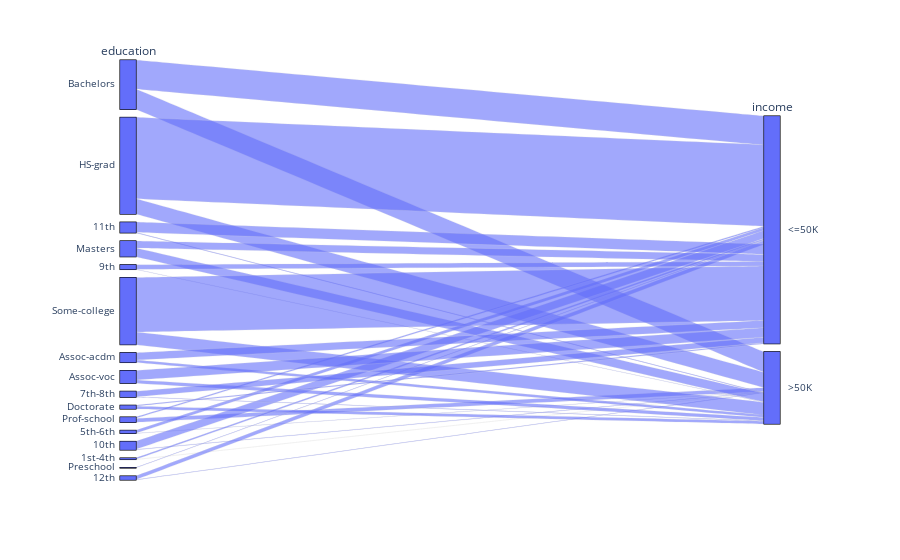

This figure's notebook cell:
### Code cell
grafico = px.parallel_categories(base, dimensions=['education', 'income'])
grafico.show()

### Figure 1 — Plotly figure (JSON) as saved in the notebook; plotly's stock layout.template omitted (floating-point values rounded to 4 significant figures; data arrays with more than 128 entries replaced by an {"elided": "..."} marker saying what was removed)
{"data": [{"dimensions": [{"label": "education", "values": {"elided": "32561 str values"}}, {"label": "income", "values": {"elided": "32561 str values"}}], "domain": {"x": [0, 1], "y": [0, 1]}, "name": "", "type": "parcats"}], "layout": {"legend": {"tracegroupgap": 0}, "margin": {"t": 60}}}
